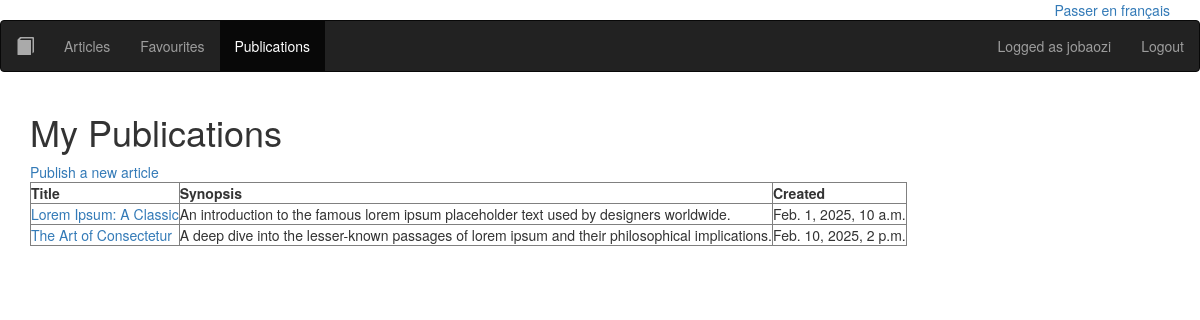
Before: /en/publications/ (signed in) with the older database file.
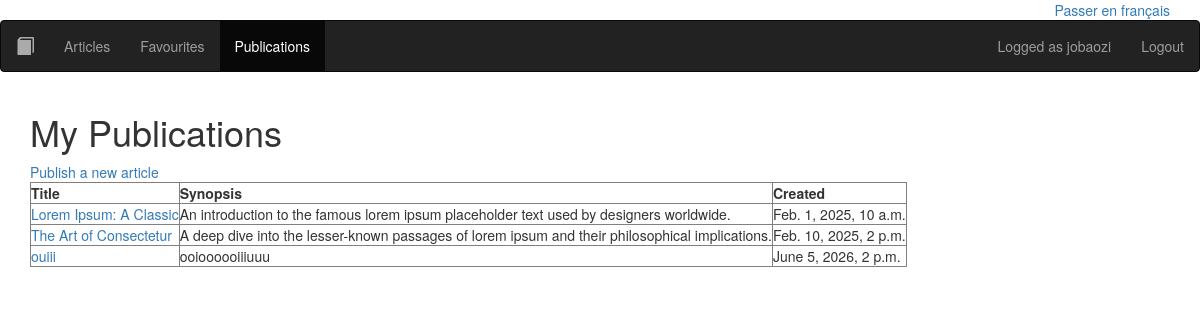
After: the same page with the newer database file.
### advanced/models.py (models this page shows, shortened)
class Article(models.Model):
    title = models.CharField(max_length=64)
    author = models.ForeignKey(settings.AUTH_USER_MODEL, on_delete=models.CASCADE)
    created = models.DateTimeField(auto_now_add=True)
    synopsis = models.CharField(max_length=312)
    content = models.TextField()

### advanced/views.py (the view)
# urls.py: path('publications/', views.PublicationsView.as_view(), name='publications'),
class PublicationsView(LoginRequiredMixin, ListView):
    model = Article
    template_name = 'advanced/publications.html'
    context_object_name = 'articles'
    def get_queryset(self):
        return Article.objects.filter(author=self.request.user)

### advanced/context_processors.py (called while the page is built)
def nav_login_form(request):
    form = AuthenticationForm()
    form.fields['username'].widget = TextInput(attrs={'class': 'form-control', 'placeholder': _('username')})
    form.fields['password'].widget = PasswordInput(attrs={'class': 'form-control', 'placeholder': _('password')})
    return {'nav_login_form': form}

def language_switcher(request):
    current_lang = get_language() or 'en'
    if current_lang.startswith('fr'):
        other_lang = 'en'
        label = 'Switch to English'
    else:
        other_lang = 'fr'
        label = 'Passer en français'
    return {
        'other_lang_url': translate_url(request.path, other_lang),
        'other_lang_label': label,
    }

### advanced/templates/advanced/publications.html (shortened to what this page needs)
{% extends "advanced/base.html" %}
{% block content %}
    <h1>My Publications</h1>
    <a href="{% url 'publish' %}">Publish a new article</a>
    <table border="1">
        <thead>
            <tr>
                <th>Title</th>
                <th>Synopsis</th>
                <th>Created</th>
            </tr>
        </thead>
        <tbody>
            {% for article in articles %}
            <tr>
                <td><a href="{% url 'detail' article.pk %}">{{ article.title }}</a></td>
                <td>{{ article.synopsis }}</td>
                <td>{{ article.created }}</td>
            </tr>
            {% empty %}
            <tr><td colspan="3">No publications yet.</td></tr>
            {% endfor %}
        </tbody>
    </table>
{% endblock %}

Changed rows visible on the page:
added Article: title "ouiii", synopsis "ooioooooiiiuuu", created "June 5, 2026, 2 p.m."
